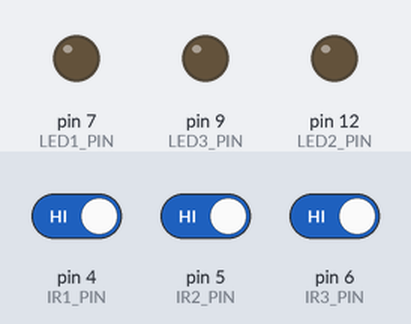
Bench run of a sketch on a simulated Arduino Uno, built with avr-gcc and run on an emulated ATmega328P. Shown: output pins drawn as LEDs (lit = HIGH). Inputs (shaded band) come from the test bench; at power-on: pin 4 (IR1_PIN) HIGH, pin 5 (IR2_PIN) HIGH, pin 6 (IR3_PIN) HIGH.

Above: at 1.2 s.
1.3 s: pin 4 (IR1_PIN) driven LOW
At 1.7 s:
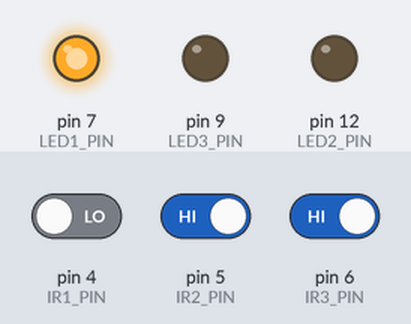
2.8 s: pin 5 (IR2_PIN) driven LOW
At 4.0 s:
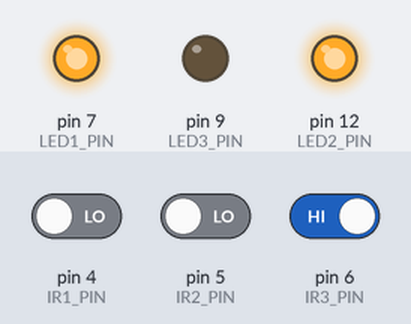
4.3 s: pin 6 (IR3_PIN) driven LOW
At 5.2 s:
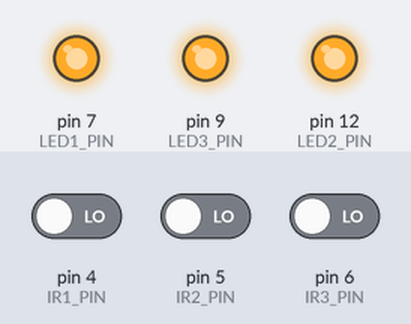
5.8 s: pin 4 (IR1_PIN) driven HIGH
At 6.4 s:
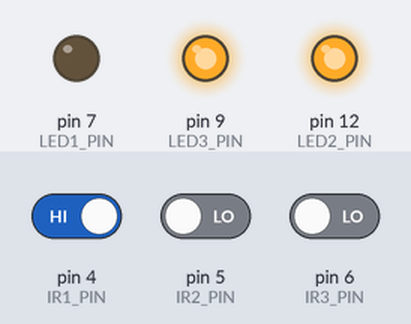
7.3 s: pin 5 (IR2_PIN) driven HIGH
At 8.5 s:
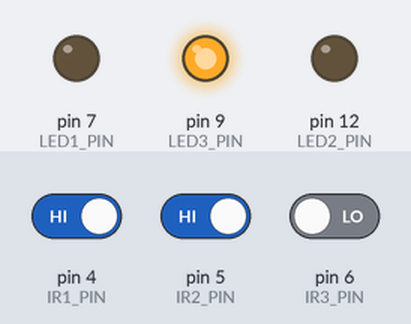
8.8 s: pin 4 (IR1_PIN) driven LOW
At 9.9 s:
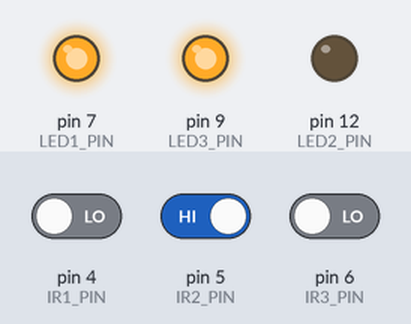
Timing chart, 0 to 11.3 s (numbered marks = the images above; inputs shaded):
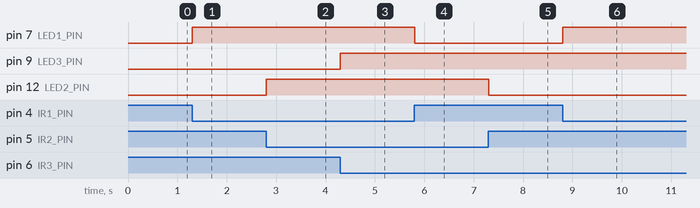

Measured:
- after the input at 1.3 s, pin 7 (LED1_PIN): LOW → HIGH at once
- after the input at 2.8 s, pin 12 (LED2_PIN): LOW → HIGH at once
- after the input at 4.3 s, pin 9 (LED3_PIN): LOW → HIGH at once
- after the input at 5.8 s, pin 7 (LED1_PIN): HIGH → LOW at once
- after the input at 7.3 s, pin 12 (LED2_PIN): HIGH → LOW at once
- after the input at 8.8 s, pin 7 (LED1_PIN): LOW → HIGH at once

The sketch:

n.ino
```cpp
#define IR1_PIN 4
#define IR2_PIN 5
#define IR3_PIN 6

#define LED1_PIN 7
#define LED2_PIN 12
#define LED3_PIN 9

void setup() {
  pinMode(IR1_PIN, INPUT);
  pinMode(IR2_PIN, INPUT);
  pinMode(IR3_PIN, INPUT);

  pinMode(LED1_PIN, OUTPUT);
  pinMode(LED2_PIN, OUTPUT);
  pinMode(LED3_PIN, OUTPUT);

  Serial.begin(9600);
}

void loop() {
  int ir1State = digitalRead(IR1_PIN);
  int ir2State = digitalRead(IR2_PIN);
  int ir3State = digitalRead(IR3_PIN);
  if (ir1State == LOW) {
    digitalWrite(LED1_PIN, HIGH);
  } else {
    digitalWrite(LED1_PIN, LOW);
  }

  if (ir2State == LOW) {
    digitalWrite(LED2_PIN, HIGH);
  } else {
    digitalWrite(LED2_PIN, LOW);
  }

  if (ir3State == LOW) {
    digitalWrite(LED3_PIN, HIGH);
  } else {
    digitalWrite(LED3_PIN, LOW);
  }
 delay(100);
}
```
